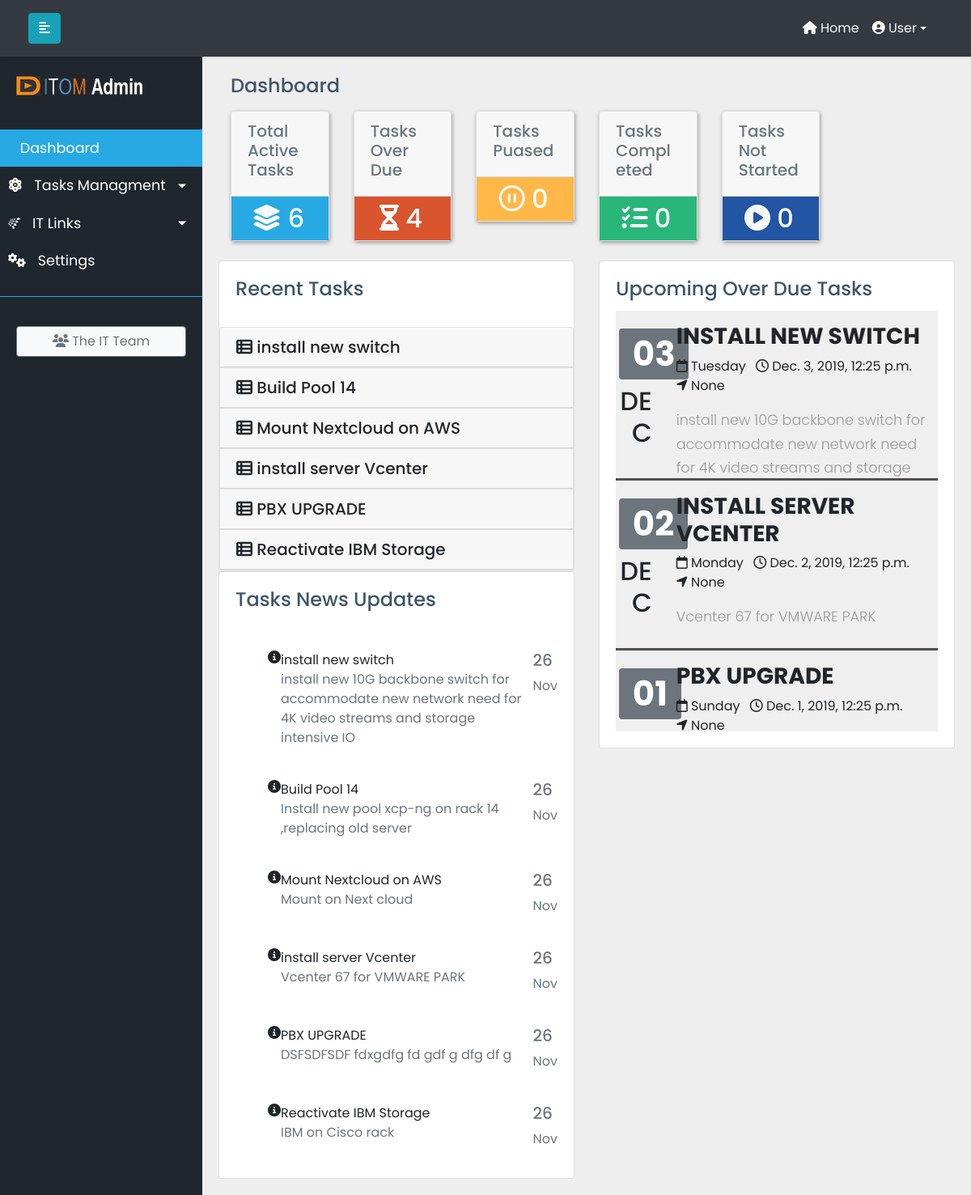
/, run on an earlier commit of the app's database.
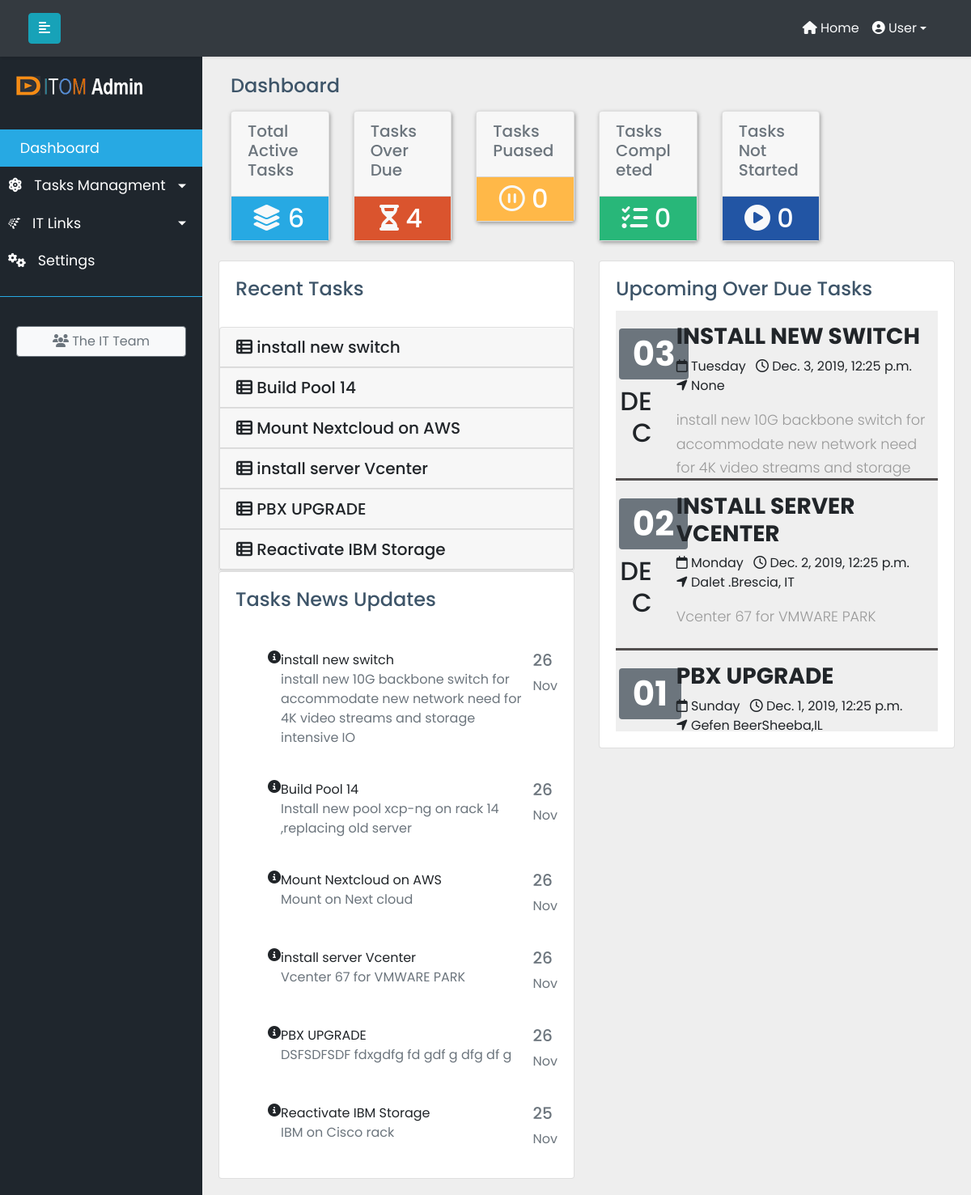
And on a later commit of the database.
### ittasks/models.py (models this page shows, shortened)
class MainTask(models.Model):
    task_title = models.CharField(max_length=200)
    global_task_info = models.TextField(max_length=500,default=None)
    complete = models.BooleanField(default=False)
    overall_precent_complete = models.PositiveIntegerField(default=0)
    created_at = models.DateTimeField(default=datetime.datetime.now())
    updated_at = models.DateTimeField(default=datetime.datetime.now())
    due_date = models.DateTimeField(default=datetime.datetime.now())
    task_location = models.CharField(max_length=400, blank=True, null=True)
    global_task_assign = models.ForeignKey(UserProfile, on_delete=models.CASCADE, related_name="global_task_assign",default=1)
    TASK_STATUS_CHOICES = [
    ('ST', 'STARTED'),
    ('NS', 'NOT STARTED'),
    ('IP', 'IN PROGRESS'),
    ('PA', 'PAUSED'),
    ('CO', 'COMPLETED'),
    ]
    task_status = models.CharField(max_length=2,choices=TASK_STATUS_CHOICES,default='NOT STARTED')

### ittasks/views.py (the view)
# urls.py: path('', IndexView.as_view(), name='index'),
class IndexView(TemplateView):
    template_name = 'index.html'
    def get_context_data(self, **kwargs):
        context = super(IndexView, self).get_context_data(**kwargs)
        context['active_tasks'] = MainTask.objects.filter(complete=False).count()
        context['maintask'] = MainTask.objects.all()
        context['due_task'] = MainTask.objects.filter(due_date__day__lte=7, complete=False).count()
        context['due_task_obj'] = MainTask.objects.filter(due_date__day__lte=7, complete=False)
        context['task_paused'] = MainTask.objects.filter(task_status='PA', complete=False).count()
        context['task_completed'] = MainTask.objects.filter(task_status='CO', complete=True).count()
        context['task_started'] = MainTask.objects.filter(task_status='NS', complete=True).count()
        context['recent_task'] = MainTask.objects.filter(created_at__gte=datetime.now()-timedelta(days=30), complete=False)
        now = timezone.now()
        context['current_time'] = now
        context['recent_updates'] = MainTask.objects.filter(updated_at__gte=datetime.now()-timedelta(days=7), complete=False)
        return context

### ittasks/models.py (called while the page is built)
    def __str__(self):
        return self.email

### ittasks/templates/index.html (shortened to what the changed rows need)
{% extends 'base.html'%}
{% load staticfiles %}
{% block content %}
<link rel="stylesheet" href="{% static 'css/dashboard.css' %}">
<div class="container-fluid">
<div class="row">
                    <div class="col-md-6 col-lg-2 col-xlg-3 mt-2 mb-4">
                        <div class="card card-hover">
                            <div class="box bgcyan text-center">
                                <div class="text-center text-secondary">
                                  <h2 class="mr-1 mt-2 mb-2 text-white"><i class="fas fa-layer-group fa-1x text-light"></i> {{ active_tasks }}</h2>
                                </div>
                            </div>
                        </div>
                    </div>
                    <div class="col-md-6 col-lg-2 col-xlg-3 mt-2">
                        <div class="card card-hover">
                            <div class="box bgdanger text-center">
                                <div class="text-center bgdanger">
                                  <h2 class="mr-1 mt-2 mb-2  text-white"><i class="fas fa-hourglass-half fa-1x text-light"></i> {{ due_task }}</h2>
                                </div>
                            </div>
                        </div>
                    </div>
                    <div class="col-md-6 col-lg-2 col-xlg-3 mt-2">
                        <div class="card card-hover">
                            <div class="box bgwarning text-center">
                                <h2 class="mr-1 mb-2 mt-2 text-white"> <i class="far fa-pause-circle fa-1x text-light"></i> {{ task_paused }}</h2>
                            </div>
                        </div>
                    </div>
                    <div class="col-md-6 col-lg-2 col-xlg-3 mt-2">
                        <div class="card card-hover">
                            <div class="box bgsuccess text-center">
                                <h2 class="mr-1 mb-2 mt-2 text-white"><i class="fas fa-tasks fa-1x text-light"></i> {{ task_completed }}</h2>
                            </div>
                        </div>
                    </div>
                    <div class="col-md-6 col-lg-2 col-xlg-3 mt-2">
                        <div class="card card-hover">
                            <div class="box bginfo text-center">
                                <h2 class="mr-1 mt-2 mb-2 text-white"><i class="fas fa-play-circle fa-1x text-light"></i> {{task_started}}</h2>
                            </div>
                        </div>
                    </div>
</div>
</div>
<div class="row" id="dashsecond">
        <div class="col-lg-6">
       <div class="card">
         <div class="comment-widgets ">
      <div class="accordion" id="accordionExample">
    {% if recent_task %}
    {% for rtasks in recent_task %}
         <div class="card m-b-0">
             <div class="card-header" id="heading-{{ rtasks.id }}">
               <h5 class="mb-0">
                 <a class="artasks" data-toggle="collapse" data-target="#collapse-{{ rtasks.id }}" aria-expanded="true" aria-controls="collapse-{{ rtasks.id }}">
                     <i class="m-r-5 fas fa-th-list" aria-hidden="true"></i>
                     <span>{{rtasks.task_title}}</span>
                 </a>
               </h5>
             </div>
         </div>
        {% endfor %}
          {% endif %}
         </div>
     </div>
         </div>
      <div class="card">
        <ul class="list-style-none">
            {% if recent_updates %}
            {% for newtsk in recent_updates  %}
            <li class="d-flex no-block card-body">
                <i class="fas fa-info-circle w-30px m-t-5"></i>
                <div>
                    <a href="#" class="m-b-0 font-medium p-0">{{newtsk.task_title}}</a>
                    <span class="text-muted">{{newtsk.global_task_info}}</span>
                </div>
                <div class="ml-auto">
                    <div class="tetx-right">
                        <h5 class="text-muted m-b-0">{{newtsk.updated_at|date:"d"}}</h5>
                        <span class="text-muted font-16">{{newtsk.updated_at|date:"M" }}</span>
                    </div>
                </div>
            </li>
            {% endfor %}
           {% endif %}
        </ul>
    </div>
     </div>
    <div class="col-lg-6">
        <div class="card">
            <div class="card-body">
                <div class="chat-box scrollable" style="height:520px;">
    <div class="row">
        {% if due_task_obj %}
       {% for due in due_task_obj  %}
                <div class="container calcontainer">
                     <div class="row row-striped">
                        <div class="col-2 text-right">
                     <h1 class="display-4"><span class="badge badge-secondary"> {{due.due_date|date:"d" }}</span></h1>
                          <h2 class="capi">{{due.due_date|date:"M" }}</h2>
            </div>
            <div class="col-10">
            <h3 class="text-uppercase"><strong>{{ due.task_title }}</strong></h3>
            <ul class="list-inline">
            <li class="list-inline-item"><i class="fa fa-calendar-o" aria-hidden="true"></i> {{due.due_date | date:" l " }}</li>
            <li class="list-inline-item"><i class="fa fa-clock-o" aria-hidden="true"></i> {{due.due_date}}</li>
            <li class="list-inline-item"><i class="fa fa-location-arrow" aria-hidden="true"></i> {{due.task_location}}</li>
            </ul>
            <p>{{due.global_task_info}}</p>
            </div>
            </div>
            </div>
            {% endfor %}
        {% endif %}
    </div>
        </div>
    </div>
    </div>
    </div>
   </div>
   </div>
{% endblock content %}

What changed in the data, as far as the page shows it:
changed MainTask "INSTALL SERVER VCENTER": task_location "None" → "Dalet .Brescia, IT"
changed MainTask "PBX UPGRADE": task_location "None" → "Gefen BeerSheeba,IL"
changed MainTask "Reactivate IBM Storage": updated_at "26" → "25"
